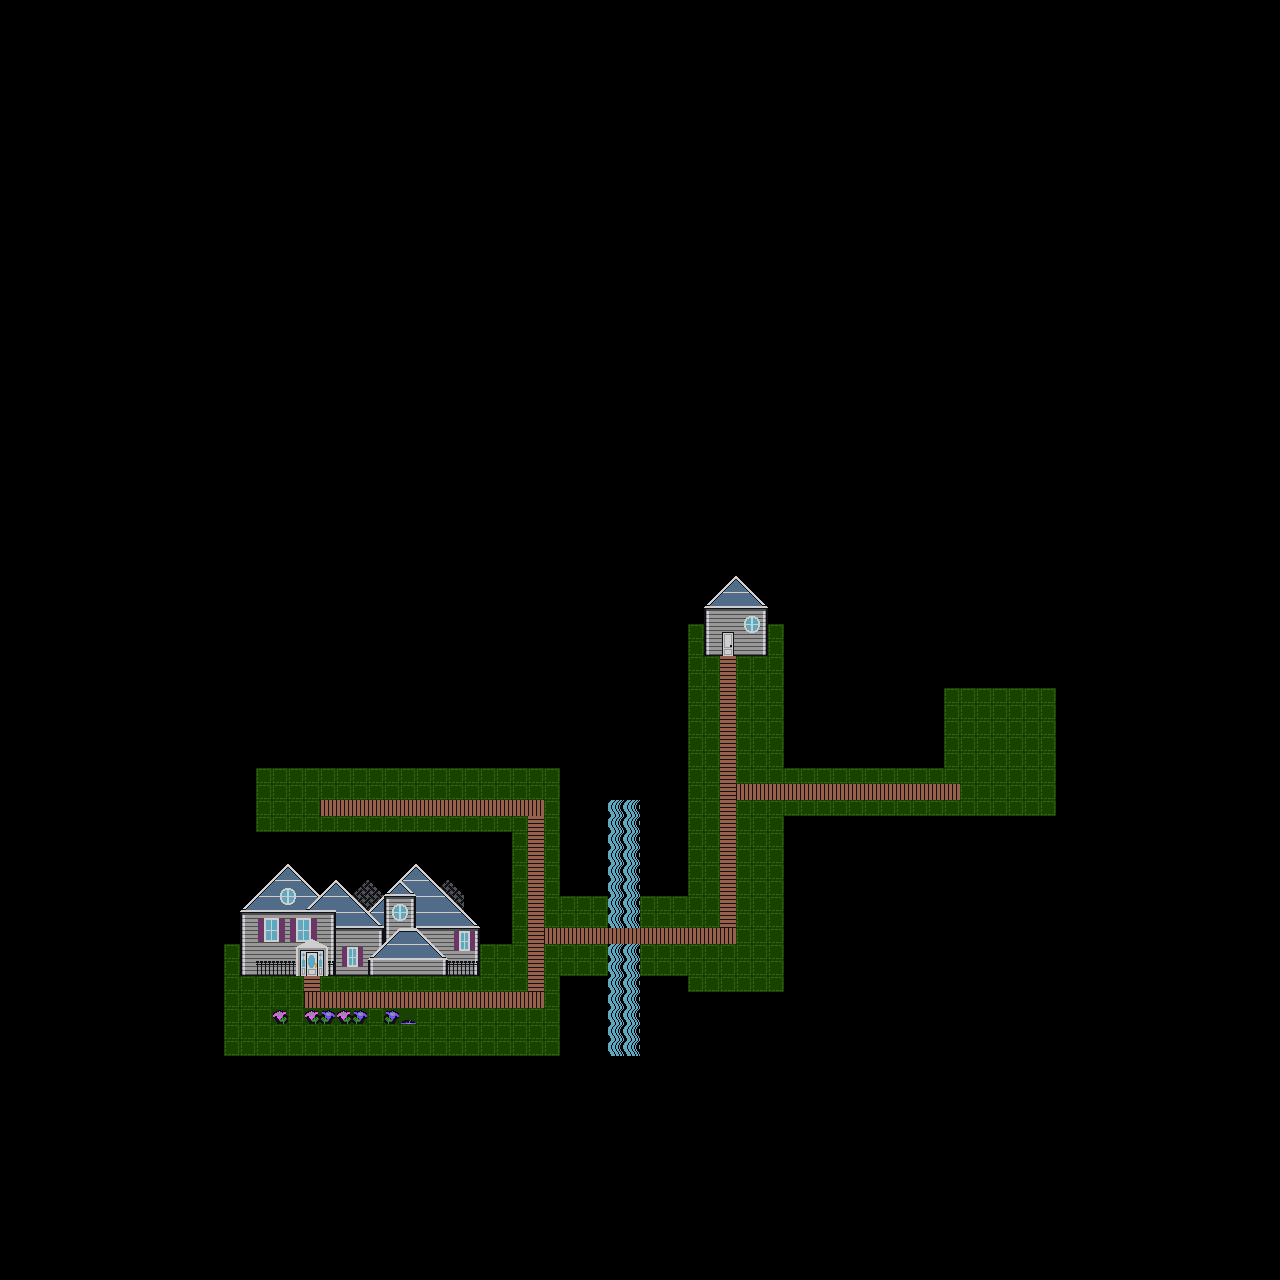

A level layout from a 2D game, rendered from its tile map. Below: a short description, then the map file with tile-grid data replaced by summaries:
An orthogonal 80x80 tile map with 16x16 px tiles, 3 tile layers (BG0, BG1, BG2) and 3 objects (player, enemy).

<map version="1.2" tiledversion="1.3.1" orientation="orthogonal" renderorder="right-down" compressionlevel="0" width="80" height="80" tilewidth="16" tileheight="16" infinite="0" nextlayerid="13" nextobjectid="5">
 <editorsettings>
  <export target="map.lua" format="lua" />
 </editorsettings>
 <tileset firstgid="1" source="woodshore.tsx" />
 <layer id="8" name="BG0" width="80" height="80">
  <data>[6400 cells, 482 non-empty, 10 distinct tile ids]</data>
 </layer>
 <layer id="9" name="BG1" width="80" height="80">
  <data>[6400 cells, 135 non-empty, 32 distinct tile ids]</data>
 </layer>
 <layer id="10" name="BG2" width="80" height="80">
  <data>[6400 cells, 69 non-empty, 42 distinct tile ids]</data>
 </layer>
 <objectgroup id="12" name="objects">
  <object id="1" type="player" x="448" y="992">
   <point />
  </object>
  <object id="2" type="enemy" x="384" y="992">
   <properties>
    <property name="battle" value="test" />
   </properties>
   <point />
  </object>
  <object id="4" x="358.909" y="1001.09">
   <properties>
    <property name="testValue" value="" />
   </properties>
   <polyline points="-6.909,-9.09 -54.909,-9.09 -54.909,-25.09" />
  </object>
 </objectgroup>
</map>
